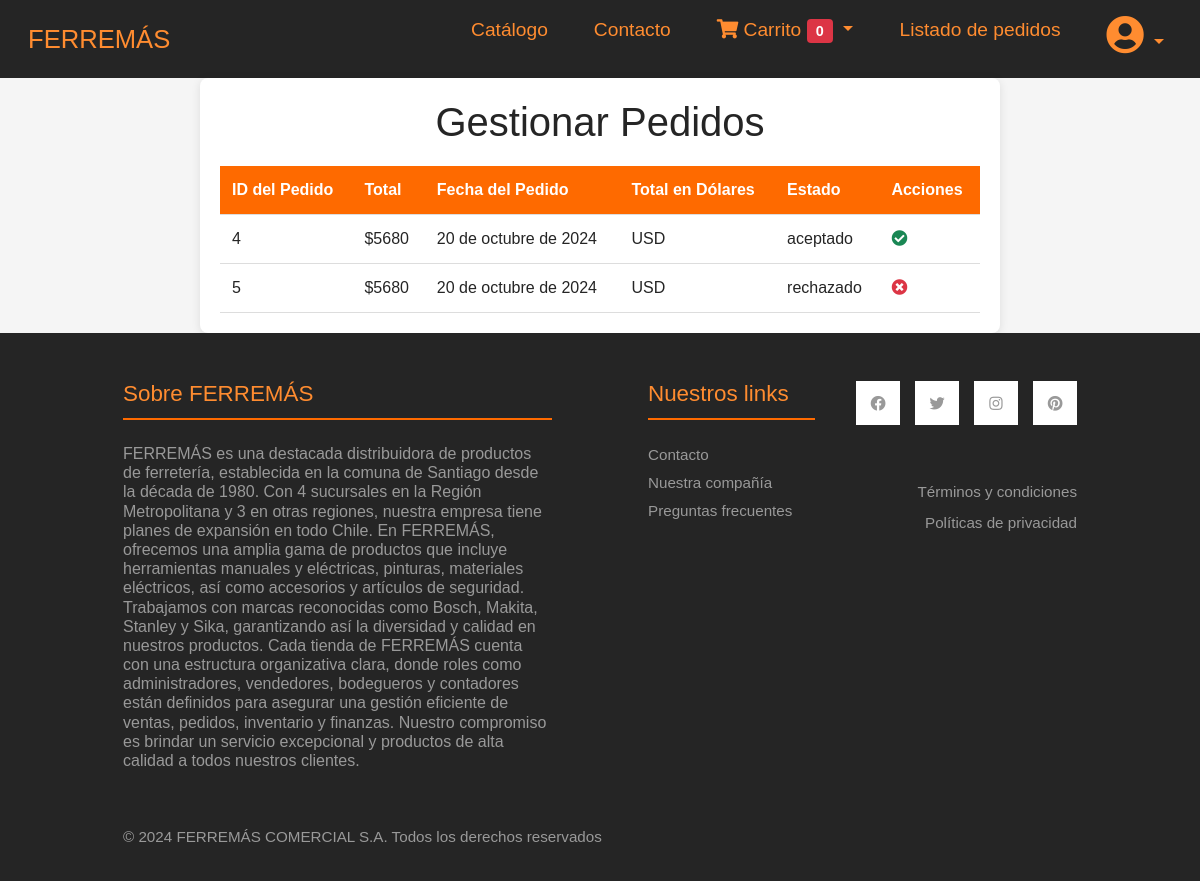
The page /pedidos/ (signed in) on the database as committed earlier.
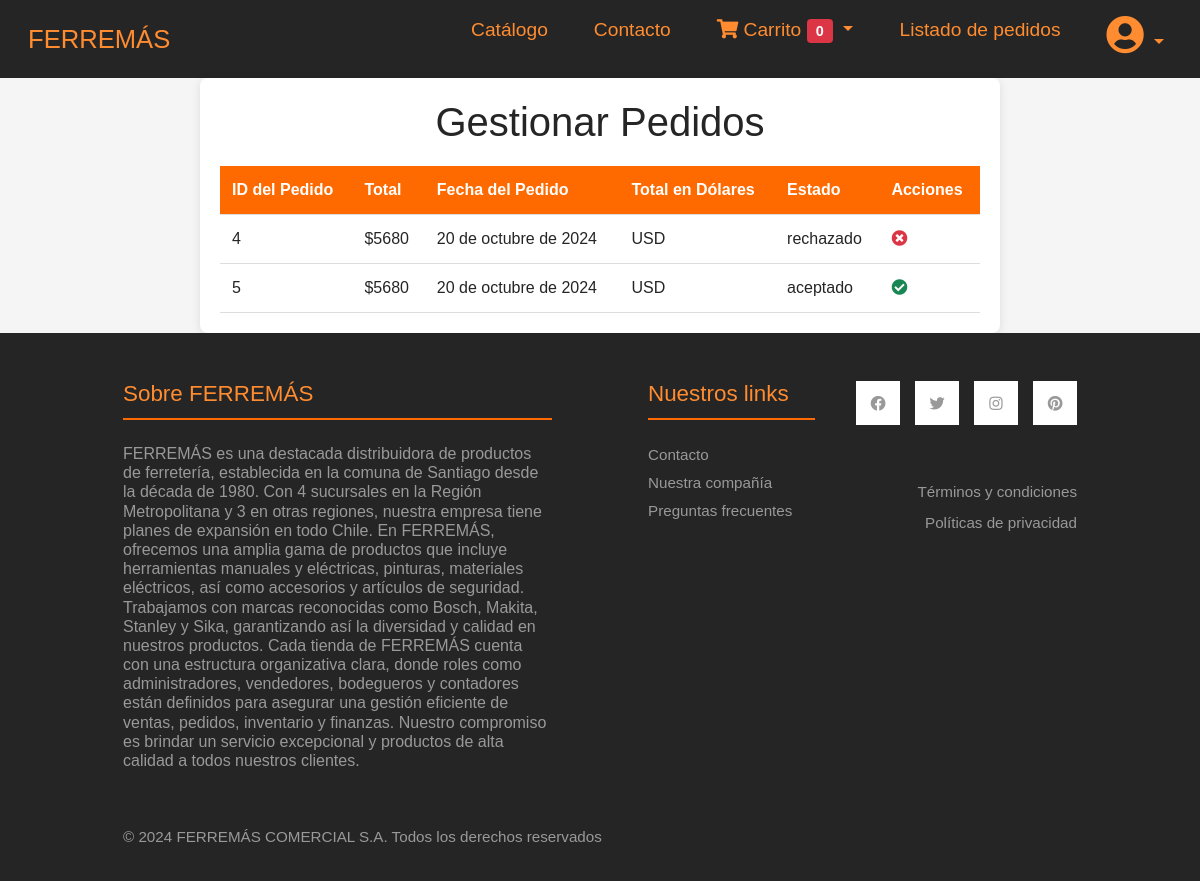
The same page on the database as committed later.
### app/models.py (models this page shows, shortened)
class Pedidos(models.Model):
    ESTADO_CHOICES = [
            ('pendiente', 'Pendiente'),
            ('aceptado', 'Aceptado'),
            ('rechazado', 'Rechazado'),
        ]
    fecha_pedido = models.DateField(auto_now_add=True)
    cliente = models.ForeignKey(settings.AUTH_USER_MODEL, on_delete=models.CASCADE)
    total = models.IntegerField()
    tipo_pago = models.CharField(max_length=50)
    estado = models.CharField(max_length=10, choices=ESTADO_CHOICES, default='pendiente')

### app/views.py (the view)
# urls.py: path('pedidos/', listar_pedidos, name='listar_pedidos'),
@permission_required('app.change_pedidos')
def listar_pedidos(request):
    pedidos = Pedidos.objects.all()
    for pedido in pedidos:
        pedido.productos = ProductoPedido.objects.filter(pedido=pedido)
    return render(request, 'app/listar_pedidos.html', {'pedidos': pedidos})

### app/context_processor.py (called while the page is built)
def total_carrito(request):
    carrito = request.session.get('carrito', {})
    total = sum(float(item['acumulado']) * item['cantidad'] for item in carrito.values() if 'acumulado' in item)
    return {'total_carrito': total}

### app/templates/app/listar_pedidos.html (shortened to what this page needs)
{% include "app/base/header.html" %}
<main>
    <div class="container">
        <h1>Gestionar Pedidos</h1>
        <table class="pedido-table">
            <thead>
                <tr>
                    <th>ID del Pedido</th>
                    <th>Total</th>
                    <th>Fecha del Pedido</th>
                    <th>Total en Dólares</th>
                    <th>Estado</th>
                    <th>Acciones</th>
                </tr>
            </thead>
            <tbody>
                {% for pedido in pedidos %}
                    <tr>
                        <td>{{ pedido.id }}</td>
                        <td>${{ pedido.total }}</td>
                        <td>{{ pedido.fecha_pedido }}</td>
                        <td>{{ pedido.total_en_dolares|floatformat:2 }} USD</td>
                        <td>{{ pedido.estado }}</td>
                        <td>
                            {% if pedido.estado == 'pendiente' %}
                                <a href="{% url 'confirmar_pedido' pedido.id %}" class="btn-success btn">Aceptar</a>
                                <a href="{% url 'rechazar_pedido' pedido.id %}" class="btn-danger btn">Rechazar</a>
                            {% elif pedido.estado == 'aceptado' %}
                                <i class="fa fa-check-circle text-success"></i>
                            {% elif pedido.estado == 'rechazado' %}
                                <i class="fa fa-times-circle text-danger"></i>
                            {% endif %}
                        </td>
                    </tr>
                {% empty %}
                    <tr>
                        <td colspan="5">No hay pedidos para gestionar.</td>
                    </tr>
                {% endfor %}
            </tbody>
        </table>
    </div>
</main>
{% include "app/base/footer.html" %}

Rows that differ between the two databases and show on the page:
changed Pedidos id 4: estado "aceptado" → "rechazado"
changed Pedidos id 5: estado "rechazado" → "aceptado"
